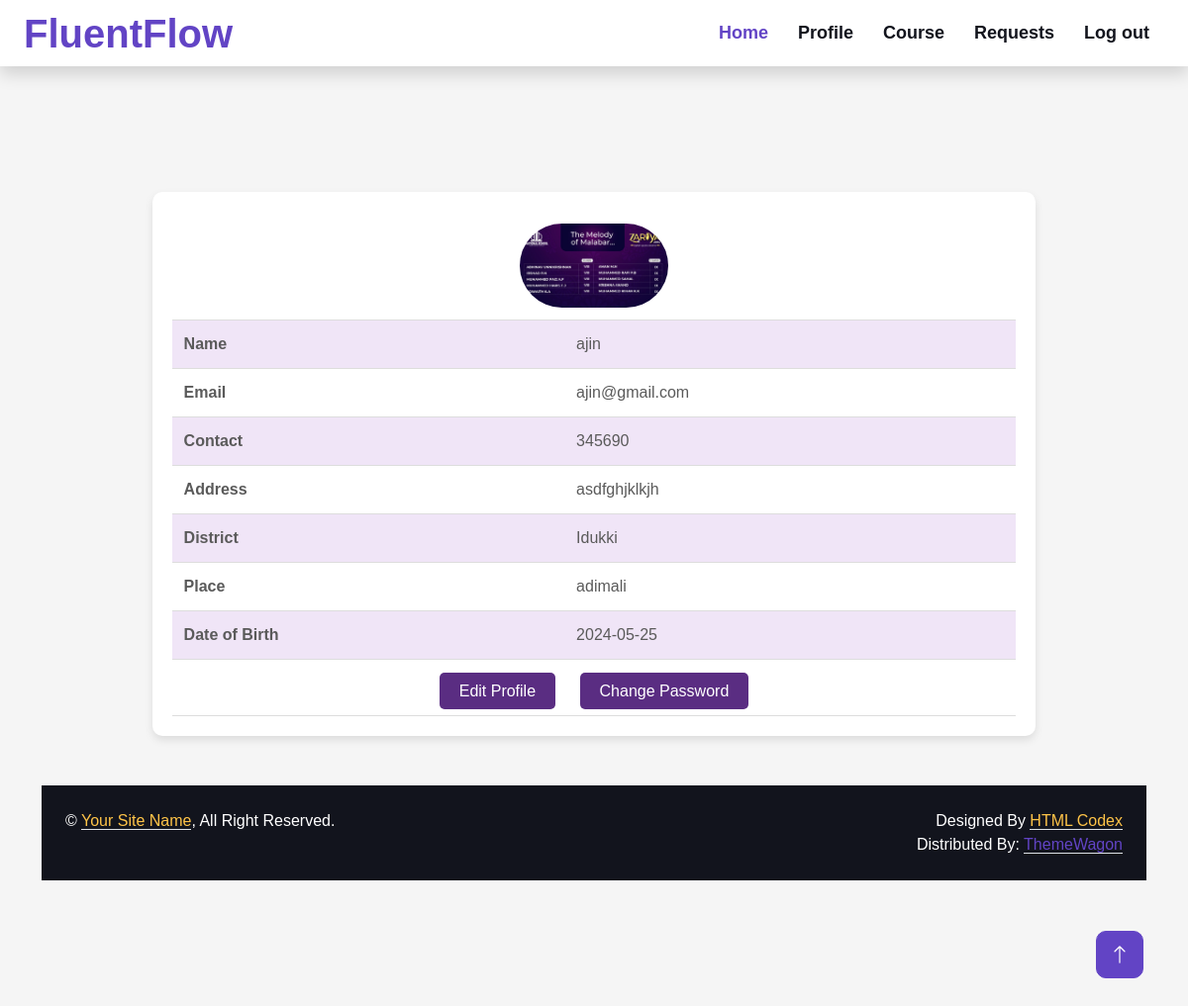
/Project/User/MyProfile.php (signed in), run on the app's committed database.
### tables this page shows
CREATE TABLE `tbl_user` (
  `user_id` int(11) NOT NULL,
  `user_name` varchar(60) NOT NULL,
  `user_email` varchar(60) NOT NULL,
  `place_id` int(11) NOT NULL,
  `user_address` varchar(60) NOT NULL,
  `user_photo` varchar(100) NOT NULL,
  `user_contact` varchar(60) NOT NULL,
  `user_dob` date NOT NULL,
  `user_password` varchar(60) NOT NULL
);

CREATE TABLE `tbl_district` (
  `district_id` int(11) NOT NULL,
  `district_name` varchar(60) NOT NULL
);

CREATE TABLE `tbl_place` (
  `place_id` int(11) NOT NULL,
  `place_name` varchar(60) NOT NULL,
  `place_pincode` varchar(60) NOT NULL,
  `district_id` int(11) NOT NULL
);

### Project/User/MyProfile.php (the view, shortened to what this page needs)
<?php
include('../Assests/connection/connection.php');
include('Header.php');
$selUser = "SELECT * FROM tbl_user u
             INNER JOIN tbl_place p ON u.place_id = p.place_id
             INNER JOIN tbl_district d ON p.district_id = d.district_id
             WHERE u.user_id = " . $_SESSION['uid'];
$user = $con->query($selUser);
$data = $user->fetch_assoc();
?>
<!DOCTYPE html PUBLIC "-//W3C//DTD XHTML 1.0 Transitional//EN" "http://www.w3.org/TR/xhtml1/DTD/xhtml1-transitional.dtd">
<html xmlns="http://www.w3.org/1999/xhtml">
<head>
</head>
<body>
<div class="profile-container">
    <form id="form1" name="form1" method="post" action="">
        <table>
            <tr>
                <td colspan="2">
                    <img src='../Assests/File/User/Photo/<?php echo $data['user_photo'] ?>' alt="User Photo"/>
                </td>
            </tr>
            <tr>
                <td><strong>Name</strong></td>
                <td><?php echo $data['user_name'] ?></td>
            </tr>
            <tr>
                <td><strong>Email</strong></td>
                <td><?php echo $data['user_email'] ?></td>
            </tr>
            <tr>
                <td><strong>Contact</strong></td>
                <td><?php echo $data['user_contact'] ?></td>
            </tr>
            <tr>
                <td><strong>Address</strong></td>
                <td><?php echo $data['user_address'] ?></td>
            </tr>
            <tr>
                <td><strong>District</strong></td>
                <td><?php echo $data['district_name'] ?></td>
            </tr>
            <tr>
                <td><strong>Place</strong></td>
                <td><?php echo $data['place_name'] ?></td>
            </tr>
            <tr>
                <td><strong>Date of Birth</strong></td>
                <td><?php echo $data['user_dob'] ?></td>
            </tr>
            <tr>
                <td colspan="2" class="profile-actions">
                    <a href="EditProfile.php">Edit Profile</a>
                    <a href="ChangePassword.php">Change Password</a>
                </td>
            </tr>
        </table>
    </form>
</div>
</body>
</html>
<?php
include('Footer.php');
?>

### Project/Assests/Templates/Main/css/style.css (style rules this page uses)
:root { --primary: #6244C5; --secondary: #FFC448; --light: #FAFAFB; --dark: #12141D; }

### Project/User/MyProfile.php (style rules this page uses)
body { font-family: Arial, sans-serif; background-color: #f5f5f5; margin: 0; padding: 0; }
.profile-container { width: 80%; max-width: 900px; margin: 50px auto; background-color: #fff; border-radius: 10px; box-shadow: 0 4px 8px rgba(0, 0, 0, 0.1); padding: 20px; }
.profile-container img { max-width: 150px; border-radius: 75px; display: block; margin: 0 auto; }
table { width: 100%; border-collapse: collapse; }
td { padding: 12px; text-align: left; border-bottom: 1px solid #ddd; }
tr:nth-child(even) { background-color: #f0e5f7; }
tr:nth-child(odd) { background-color: #ffffff; }
.profile-actions { text-align: center; padding-top: 20px; }
.profile-actions a { text-decoration: none; padding: 10px 20px; background-color: #5a2d82; color: #fff; border-radius: 5px; margin: 0 10px; transition: background-color 0.3s ease; }

### data on the page
tbl_user: user_photo (picture), user_name "ajin", user_email "ajin@gmail.com", user_contact "345690", user_address "asdfghjklkjh", tbl_district.district_name "Idukki", place.place_name "adimali", user_dob "2024-05-25"
